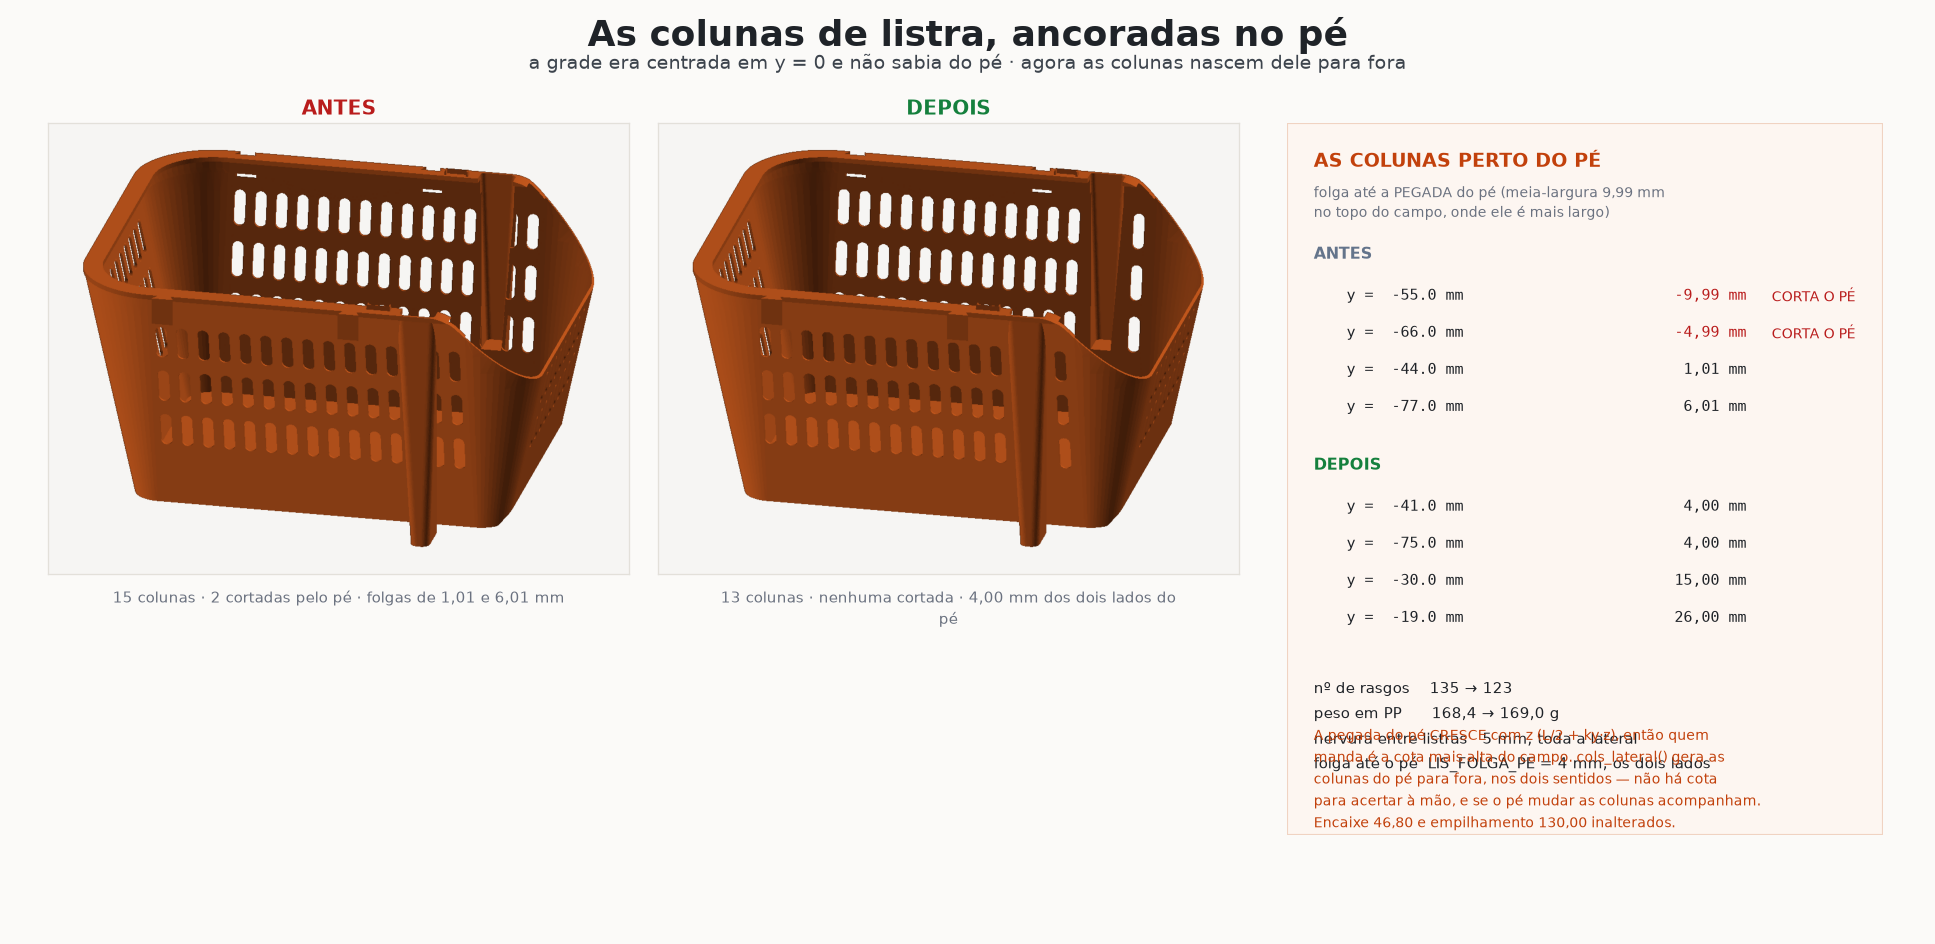

Reproduce this figure in Python.
#!/usr/bin/env python3
"""As colunas de listra da lateral, ancoradas no pe.

Pedido de 22/09: "nas duas laterais, colado no pe, temos 3 buracos verticais
que estao cortados, retire eles, e aproxime os outros 3 furos para mais
proximo do pe".

A grade vinha de grade(), CENTRADA EM y = 0 -- ela nao sabia do pe. Com passo
de 11 mm e o pe em y = -58, duas colunas caiam em cima dele (uma cortada pela
aresta, a que o cliente viu) e as duas vizinhas ficavam a 6,01 e 1,01 mm. Essa
lasca de 1 mm e justo onde o pe descarrega a pilha na casca.
"""
import os
import textwrap

import matplotlib
matplotlib.use("Agg")
import matplotlib.pyplot as plt
import numpy as np
import trimesh
from build123d import export_stl
from matplotlib.patches import Rectangle

import modelo3d as M
import render

DEST = os.path.dirname(os.path.abspath(__file__))
COR = (0.80, 0.36, 0.12)
FUNDO, TINTA, GRIS = "#fbfaf8", "#1f2328", "#6b7280"
NOVO, VERDE, CINZ, VERM = "#c2410c", "#15803d", "#64748b", "#b91c1c"
VISTA = (-1.0, 0.22, -0.42)     # o ponto de vista do print do cliente


def vg(x, casas=2):
    return f"{x:.{casas}f}".replace(".", ",")


def main():
    M.set_draft(12.0)
    yc, L, _, ky, _, _ = M.PES[0]
    meia = L / 2 + ky * M.listras()[-1][1]
    grade_antiga = lambda: M.grade(
        M.secao(M.BANDA, M.T_RIM)[1] - M.LIS_W - 30, M.LIS_P)
    orig = M.cols_lateral
    d = {}
    for nome, fn in (("antes", grade_antiga), ("depois", orig)):
        M.cols_lateral = fn
        try:
            cols = fn()
            p, n = M.cesto(aba=True)
        finally:
            M.cols_lateral = orig
        arq = os.path.join(DEST, f"col-{nome}.stl")
        export_stl(p, arq)
        folgas = sorted((abs(y - yc) - meia - M.LIS_W / 2, y) for y in cols)
        d[nome] = dict(cols=cols, n=n, peso=p.volume * M.RHO, folgas=folgas,
                       corta=sum(1 for f, _ in folgas if f < 0))
        print(f"{nome:7s}: {len(cols)} colunas, {n} rasgos, "
              f"{p.volume*M.RHO:.1f} g, {d[nome]['corta']} cortada(s) pelo pe")
        render.salvar(render.render([(trimesh.load(arq), COR)], direcao=VISTA,
                                    largura=1000),
                      os.path.join(DEST, f"col-{nome}.png"))
    folha(d, meia)


def folha(d, meia):
    from PIL import Image
    fig = plt.figure(figsize=(16.4, 8.0), facecolor=FUNDO)
    fig.text(0.5, 0.982, "As colunas de listra, ancoradas no pé",
             ha="center", va="top", fontsize=22, color=TINTA, weight="bold")
    fig.text(0.5, 0.943, "a grade era centrada em y = 0 e não sabia do pé · "
             "agora as colunas nascem dele para fora",
             ha="center", va="top", fontsize=11.5, color="#3d444d")

    a, b = d["antes"], d["depois"]
    for i, (nome, dd, cor, sub) in enumerate((
            ("ANTES", a, VERM,
             f"{len(a['cols'])} colunas · {a['corta']} cortadas pelo pé · "
             f"folgas de {vg(a['folgas'][2][0])} e {vg(a['folgas'][3][0])} mm"),
            ("DEPOIS", b, VERDE,
             f"{len(b['cols'])} colunas · nenhuma cortada · "
             f"{vg(b['folgas'][0][0])} mm dos dois lados do pé"))):
        ax = fig.add_axes([0.025 + i * 0.315, 0.115, 0.30, 0.755])
        ax.imshow(np.asarray(Image.open(
            os.path.join(DEST, f"col-{nome.lower()}.png"))))
        ax.set_anchor("N"); ax.set_xticks([]); ax.set_yticks([])
        for s in ax.spines.values():
            s.set_color("#e3e0da")
        ax.set_title(nome, fontsize=12.5, color=cor, weight="bold", pad=5)
        ax.text(0.5, -0.03, "\n".join(textwrap.wrap(sub, 58)),
                transform=ax.transAxes, ha="center", va="top", fontsize=9.3,
                color=GRIS, linespacing=1.4)

    tb = fig.add_axes([0.665, 0.115, 0.308, 0.755]); tb.axis("off")
    tb.add_patch(Rectangle((0, 0), 1, 1, transform=tb.transAxes,
                           facecolor="#fdf6f1", edgecolor="#f0d3c2", lw=1.3))
    tb.text(0.045, 0.962, "AS COLUNAS PERTO DO PÉ", fontsize=11.5, color=NOVO,
            weight="bold", va="top")
    tb.text(0.045, 0.915, f"folga até a PEGADA do pé (meia-largura "
            f"{vg(meia)} mm\nno topo do campo, onde ele é mais largo)",
            fontsize=8.6, color=GRIS, va="top", linespacing=1.4)
    y = 0.815
    for rot, dd, cor in (("antes", a, CINZ), ("depois", b, VERDE)):
        tb.text(0.045, y, rot.upper(), fontsize=9.6, color=cor, weight="bold",
                va="center")
        y -= 0.058
        for f, yy in dd["folgas"][:4]:
            marca = "  CORTA O PÉ" if f < 0 else ""
            tb.text(0.10, y, f"y = {yy:6.1f} mm", fontsize=9.0, color=TINTA,
                    va="center", family="DejaVu Sans Mono")
            tb.text(0.62, y, f"{vg(f):>7} mm", fontsize=9.0,
                    color=VERM if f < 0 else TINTA, va="center",
                    family="DejaVu Sans Mono")
            tb.text(0.80, y, marca, fontsize=8.4, color=VERM, va="center")
            y -= 0.052
        y -= 0.03
    tb.text(0.045, y, f"nº de rasgos    {a['n']} → {b['n']}\n"
            f"peso em PP      {vg(a['peso'],1)} → {vg(b['peso'],1)} g\n"
            f"nervura entre listras   {M.LIS_P - M.LIS_W:.0f} mm, toda a lateral\n"
            f"folga até o pé  LIS_FOLGA_PE = {M.LIS_FOLGA_PE:.0f} mm, "
            "os dois lados",
            fontsize=9.0, color=TINTA, va="top", linespacing=1.7)
    tb.text(0.045, 0.155, "A pegada do pé CRESCE com z (L/2 + ky·z), então quem\n"
            "manda é a cota mais alta do campo. cols_lateral() gera as\n"
            "colunas do pé para fora, nos dois sentidos — não há cota\n"
            "para acertar à mão, e se o pé mudar as colunas acompanham.\n"
            "Encaixe 46,80 e empilhamento 130,00 inalterados.",
            fontsize=8.6, color=NOVO, va="top", linespacing=1.55)

    fig.savefig(os.path.join(DEST, "colunas.png"), dpi=118, facecolor=FUNDO)
    print("gerado colunas.png")


if __name__ == "__main__":
    main()
